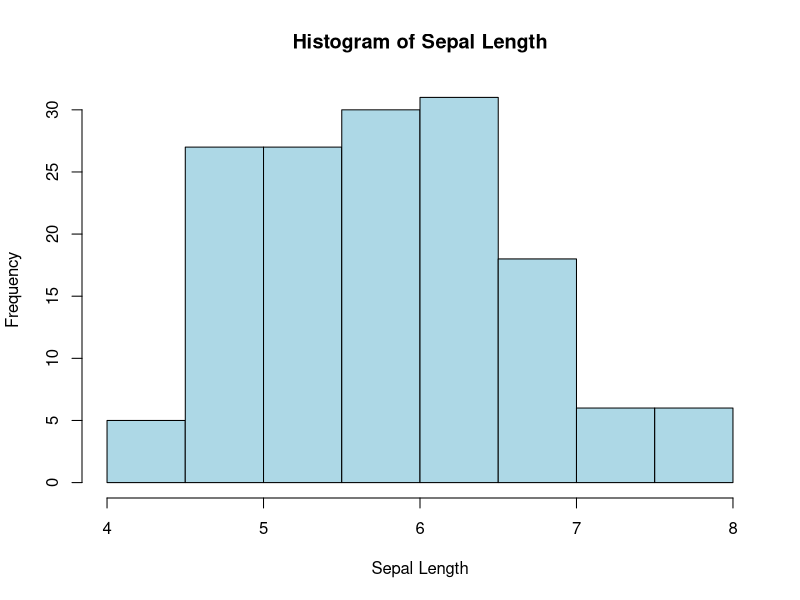
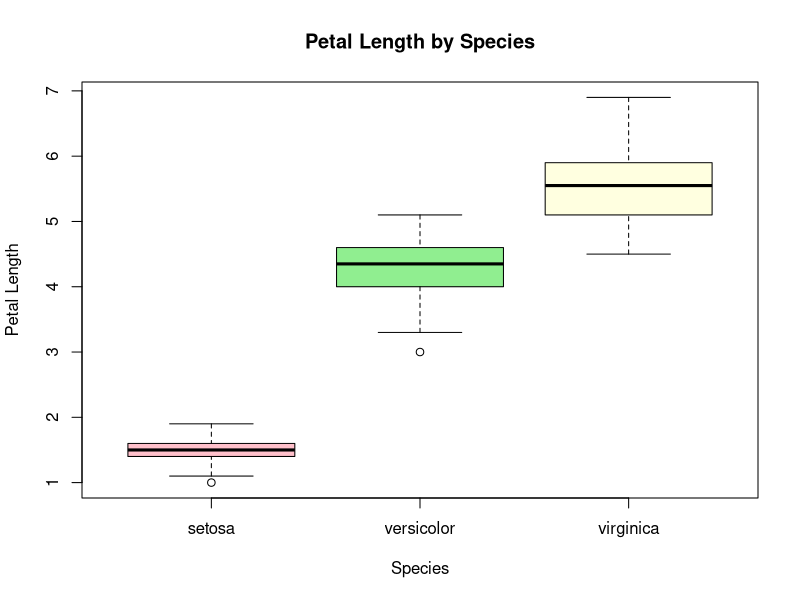
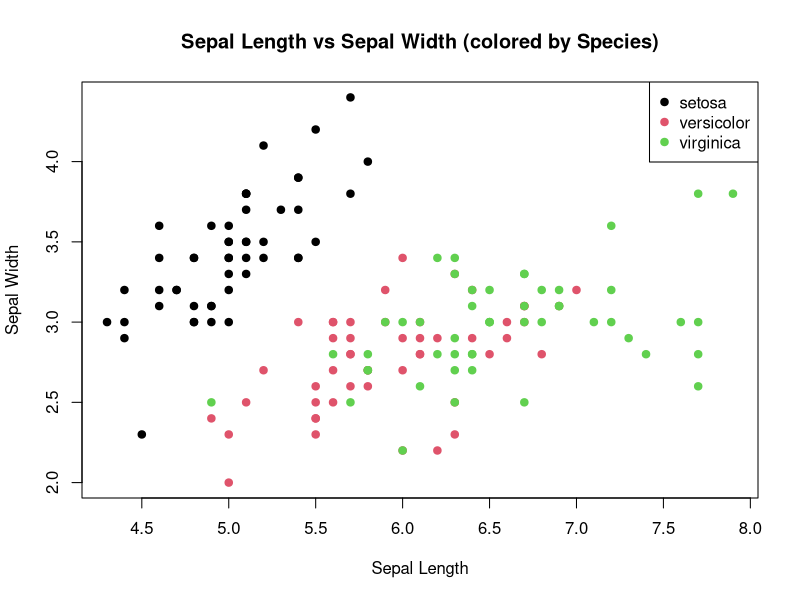
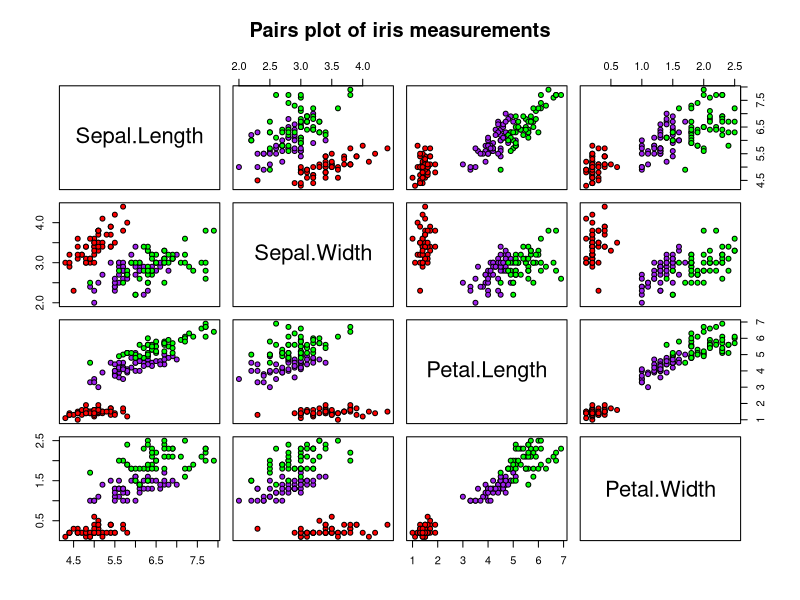

These figures' R source, in order:
data(iris)
head(iris)
summary(iris)

sum(is.na(iris))
sum(duplicated(iris))
iris_clean<-iris[!duplicated(iris) & complete.cases(iris),]

sapply(iris[,1:4],mean)
sapply(iris[,1:4],sd)
aggregate(.~Species,data=iris,FUN=mean)

hist(iris$Sepal.Length,
     main= "Histogram of Sepal Length",
     xlab= "Sepal Length",
     col= "lightblue")

boxplot(Petal.Length ~ Species, data = iris,
        main = "Petal Length by Species",
        xlab = "Species",
        ylab = "Petal Length",
        col = c("pink","lightgreen","lightyellow"))

plot(iris$Sepal.Length,iris$Sepal.Width,
     col=as.integer(iris$Species),
     pch=19,
     xlab="Sepal Length",
     ylab="Sepal Width",
     main = "Sepal Length vs Sepal Width (colored by Species)")
legend("topright", legend=levels(iris$Species),pch=19,col=1:3)

pairs(iris[1:4],
      main = "Pairs plot of iris measurements",
      pch = 21,
      bg=c("red","purple","green")[unclass(iris$Species)])

cor(iris[,1:4])
aov_res<-aov(Sepal.Length~Species,data=iris)
summary(aov_res)

flower_index<-function(sepal_len, petal_len){
  return (sepal_len+petal_len)
}
print(flower_index(iris$Sepal.Length[1:6],iris$Petal.Length[1:6]))

petal_size_cat<-function(petal_len){
  ifelse(petal_len<2,"small",
         ifelse(petal_len<5,"medium","large"))
}
print(table(petal_size_cat(iris$Petal.Length)))
